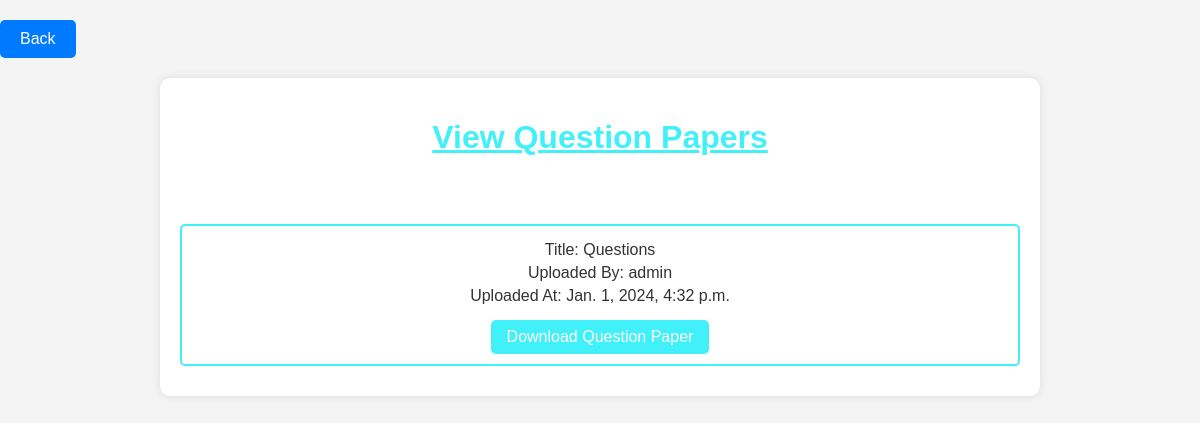
The app's page /view-question-papers/ with its own data.
### finalapp/models.py (models this page shows, shortened)
class QuestionPaper(models.Model):
    title = models.CharField(max_length=255)
    file = models.FileField(upload_to='question_papers/')
    uploaded_by = models.ForeignKey(User, on_delete=models.CASCADE)
    uploaded_at = models.DateTimeField(auto_now_add=True)

### finalapp/views.py (the view)
# urls.py: path('view-question-papers/', view_question_papers, name='view_question_papers'),
def view_question_papers(request):
    question_papers = QuestionPaper.objects.all()
    return render(request, 'view_question_papers.html', {'question_papers': question_papers})

### finalapp/templates/view_question_papers.html (shortened to what this page needs)
<!DOCTYPE html>
<html lang="en">
<head>
</head>
<body>
    <a href="#" class="back-button" onclick="history.back()">Back</a>
    <div class="container">
        <h1>View Question Papers</h1>
        <br><br>
        {% for question_paper in question_papers %}
            <div class="info-box">
                <p>Title: {{ question_paper.title }}</p>
                <p>Uploaded By: {{ question_paper.uploaded_by.username }}</p>
                <p>Uploaded At: {{ question_paper.uploaded_at }}</p>
                <a href="{{ question_paper.file.url }}" target="_blank">Download Question Paper</a>
            </div>
        {% endfor %}
    </div>
</body>
</html>

### finalapp/templates/view_question_papers.html (style rules this page uses)
body { font-family: 'Arial', sans-serif; background-color: #f4f4f4; margin: 0; padding: 0; }
.container { width: 70%; margin: 20px auto; background-color: #fff; box-shadow: 0 0 10px rgba(0, 0, 0, 0.1); padding: 20px; border-radius: 10px; text-align: center; }
h1 { color: rgba(64, 240, 249, 0.991); text-decoration: underline; }
.info-box { border: 2px solid rgba(64, 240, 249, 0.991); padding: 10px; margin: 10px 0; border-radius: 5px; }
p { margin: 5px 0; color: #333; }
a { display: inline-block; padding: 8px 16px; margin-top: 10px; background-color: rgba(64, 240, 249, 0.991); color: #fff; text-decoration: none; border-radius: 5px; transition: background-color 0.3s; }
.back-button { display: inline-block; padding: 10px 20px; margin-top: 20px; font-size: 16px; text-decoration: none; background-color: #007bff; color: #fff; border: none; border-radius: 5px; cursor: pointer; }

### records on screen
QuestionPaper: title "Questions", uploaded_by.username "admin", uploaded_at "Jan. 1, 2024, 4:32 p.m."
